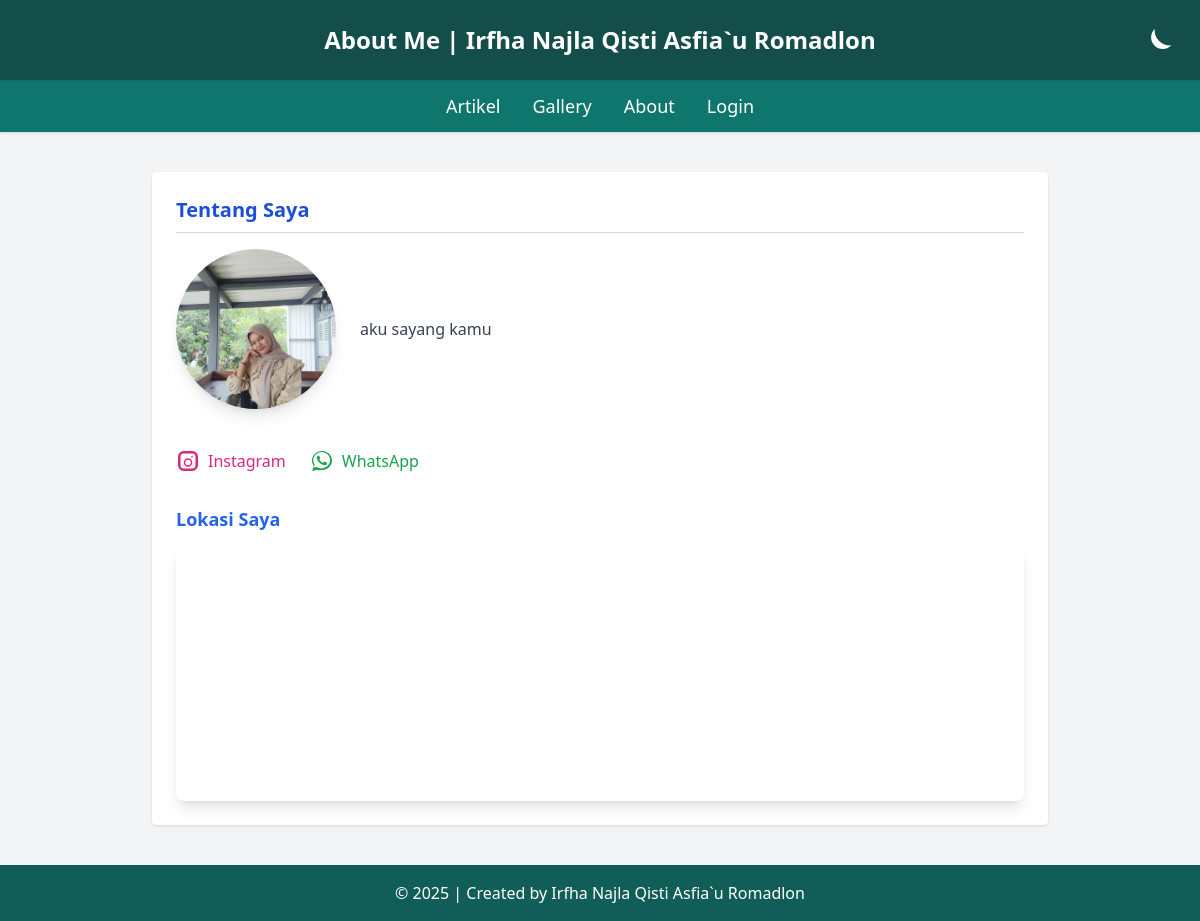
The page /about.php on the database as committed earlier.
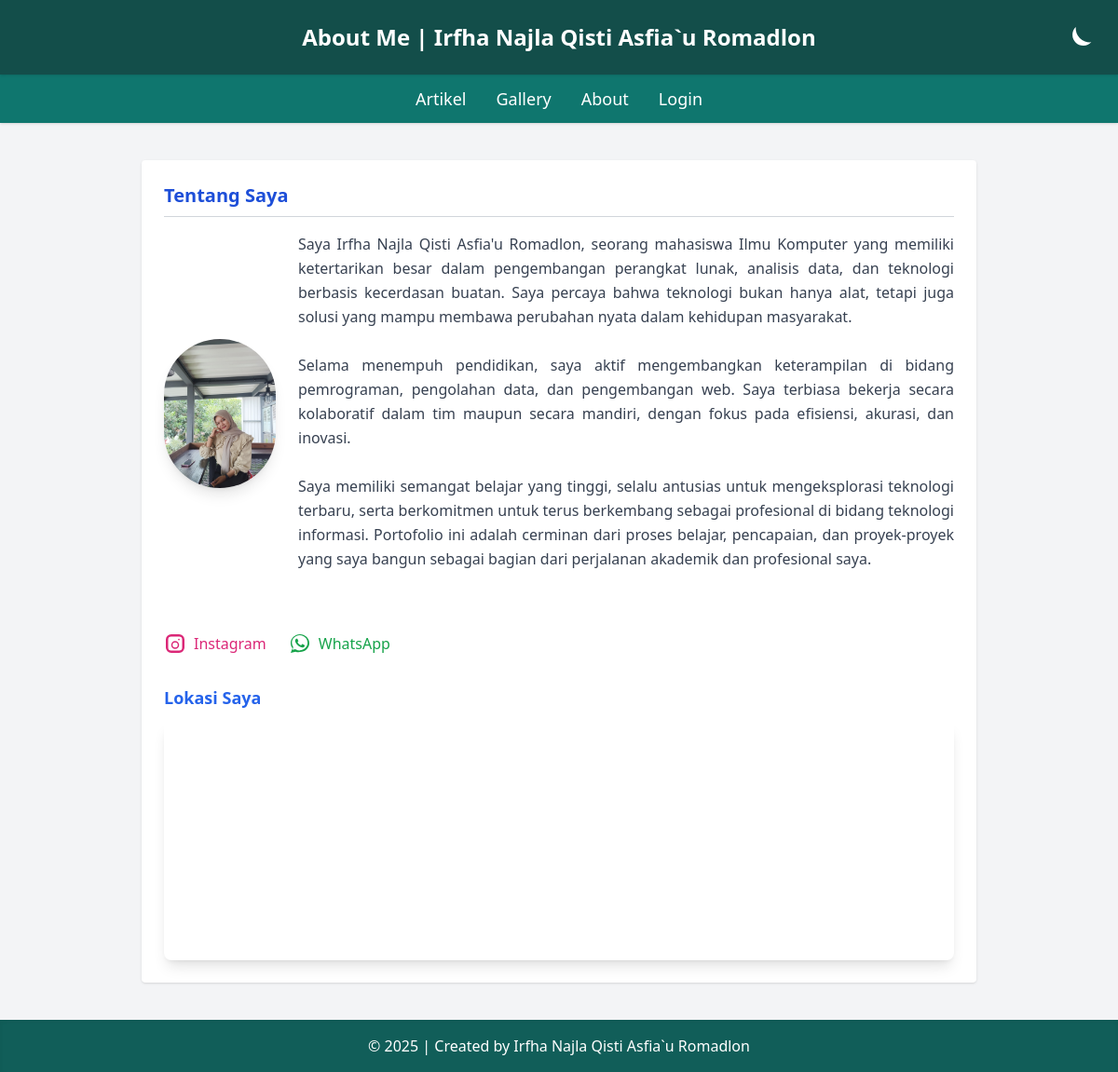
The same page on the database as committed later.
### tables this page shows
CREATE TABLE `tbl_about` (
  `id_about` int(11) NOT NULL,
  `about` text DEFAULT NULL
);

### about.php (the view, shortened to what this page needs)
<?php include "koneksi.php"; ?>
<!DOCTYPE html>
<html lang="en" class="transition-colors duration-300">
<head>
    <script src="https://cdn.tailwindcss.com"></script>
</head>
<body class="bg-gray-100 dark:bg-gray-900 text-gray-800 dark:text-gray-100 font-sans transition-all duration-300">
    <header class="relative bg-teal-900 dark:bg-gray-800 text-white text-center p-6 text-2xl font-bold shadow">
        About Me | Irfha Najla Qisti Asfia`u Romadlon
        <button onclick="toggleDarkMode()" class="absolute right-6 top-6 text-white hover:scale-110 transition"
            title="Toggle Theme">
            <svg id="icon-moon" xmlns="http://www.w3.org/2000/svg" class="w-10 h-10 fill-current" viewBox="0 0 24 24">
                <path d="M21 12.79A9 9 0 0111.21 3a7 7 0 1010 9.79z" />
            </svg>
        </button>
    </header>
    <nav class="bg-teal-700 dark:bg-gray-700 text-white py-3 shadow">
        <ul class="flex justify-center space-x-8 font-medium text-lg">
            <li><a href="index.php" class="hover:underline">Artikel</a></li>
            <li><a href="gallery.php" class="hover:underline">Gallery</a></li>
            <li><a href="about.php" class="hover:underline">About</a></li>
            <li><a href="admin/login.php" class="hover:underline">Login</a></li>
        </ul>
    </nav>
    <main class="max-w-4xl mx-auto p-6 bg-white dark:bg-gray-800 rounded shadow mt-10">
        <h2
            class="text-xl font-bold mb-4 text-blue-700 dark:text-blue-400 border-b border-gray-300 dark:border-gray-600 pb-2">
            Tentang Saya
        </h2>
        <div class="flex flex-col md:flex-row items-center gap-6 mb-6">
            <img src="images/fto 2.jpg" alt="Foto Profil" class="w-40 h-40 rounded-full object-cover shadow-lg">
            <div class="text-gray-700 dark:text-gray-200 text-justify">
                <?php
                $sql = "SELECT * FROM tbl_about ORDER BY id_about DESC LIMIT 1";
                $query = mysqli_query($db, $sql);
                while ($data = mysqli_fetch_array($query)) {
                    echo "<p class='leading-relaxed'>" . nl2br(htmlspecialchars($data['about'])) . "</p>";
                }
                ?>
            </div>
        </div>
        <div class="mt-10">
            <div class="flex space-x-6 items-center">
                <a href="https://instagram.com/itsnaqis.ar" target="_blank"
                    class="flex items-center space-x-2 text-pink-600 hover:text-pink-800 dark:text-pink-400">
                    <span>Instagram</span>
                </a>
                <a href="https://wa.me/6289524108860" target="_blank"
                    class="flex items-center space-x-2 text-green-600 hover:text-green-800 dark:text-green-400">
                    <span>WhatsApp</span>
                </a>
            </div>
        </div>
        <div class="mt-8">
            <h3 class="text-lg font-semibold mb-3 text-blue-600 dark:text-blue-300">Lokasi Saya</h3>
            <div class="w-full h-64 rounded-lg overflow-hidden shadow-lg">
                <iframe class="w-full h-full"
                    src="https://www.google.com/maps/embed?pb=!1m18!1m12!1m3!1d991.1908324239905!2d107.81064725306433!3d-6.424446632754414!2m3!1f0!2f0!3f0!3m2!1i1024!2i768!4f13.1!3m3!1m2!1s0x2e6947aedca30445%3A0x449d9ac4e7c47c5a!2sToko%20zelani%2Firfha%20call!5e0!3m2!1sid!2sid!4v1751388225351!5m2!1sid!2sid"
                    style="border:0;" allowfullscreen="" loading="lazy">
                </iframe>
            </div>
        </div>
    </main>
    <footer class="bg-teal-800 dark:bg-gray-800 text-white text-center py-4 mt-10 shadow-inner">
        &copy; <?php echo date('Y'); ?> | Created by Irfha Najla Qisti Asfia`u Romadlon
    </footer>
</body>
</html>

Rows that differ between the two databases and show on the page:
removed tbl_about: about "aku sayang kamu"
added tbl_about: about "Saya Irfha Najla Qisti Asfia'u Romadlon, seorang mahasiswa Ilmu Komputer yang memiliki ketertarikan besar dalam pengembangan perangkat lunak, analisis data, dan teknologi berbasis kecerdasan buatan. Saya percaya bahwa teknologi bukan hanya alat, tetapi juga solusi yang mampu membawa perubahan nyata dalam kehidupan masyarakat. Selama menempuh pendidikan, saya aktif mengembangkan keterampilan di bidang pemrograman, pengolahan data, dan pengembangan web. Saya terbiasa bekerja secara kolaboratif dalam tim maupun secara mandiri, dengan fokus pada efisiensi, akurasi, dan inovasi. Saya memiliki semangat belajar yang tinggi, selalu antusias untuk mengeksplorasi teknologi terbaru, serta berkomitmen…"
